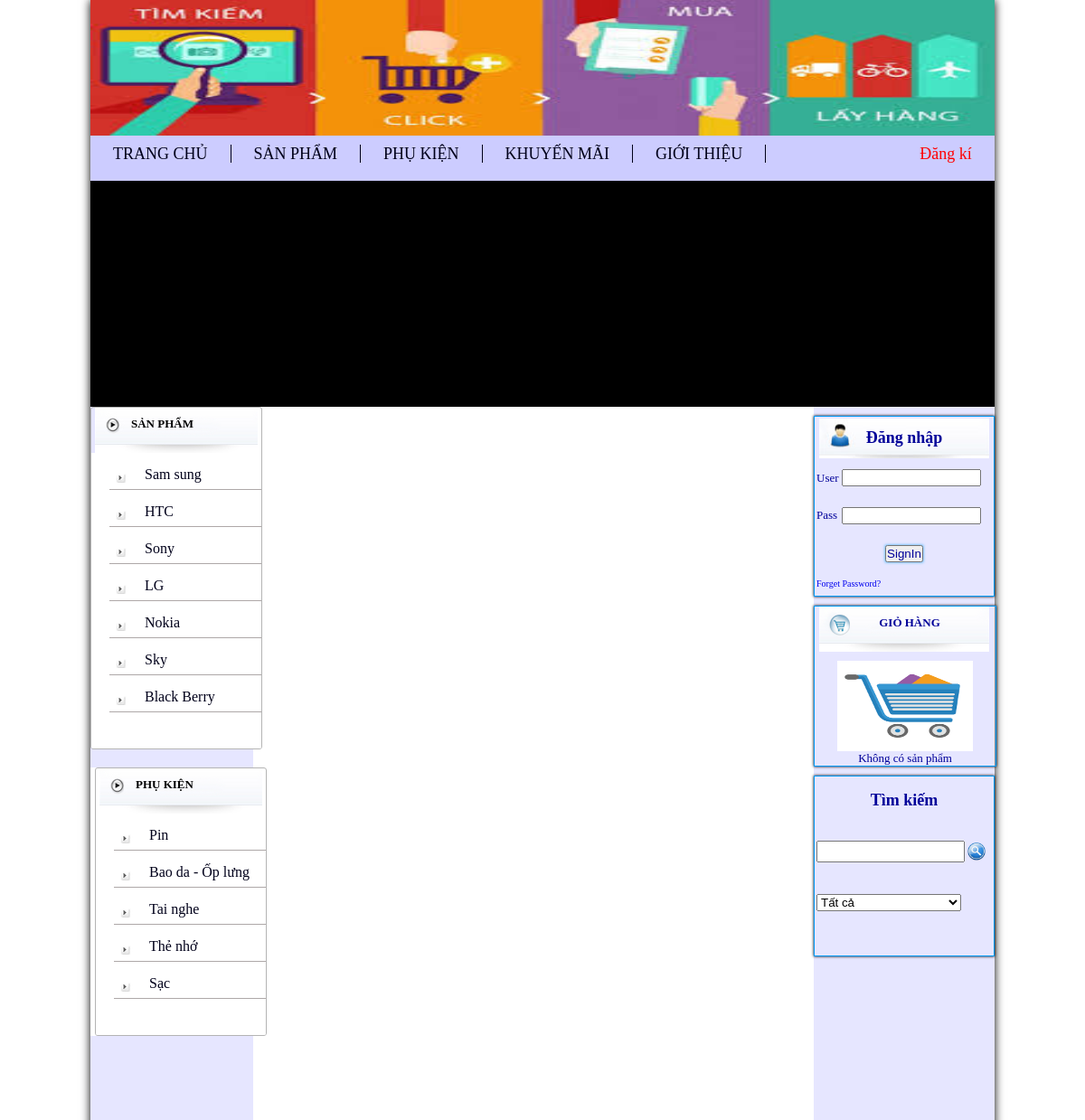
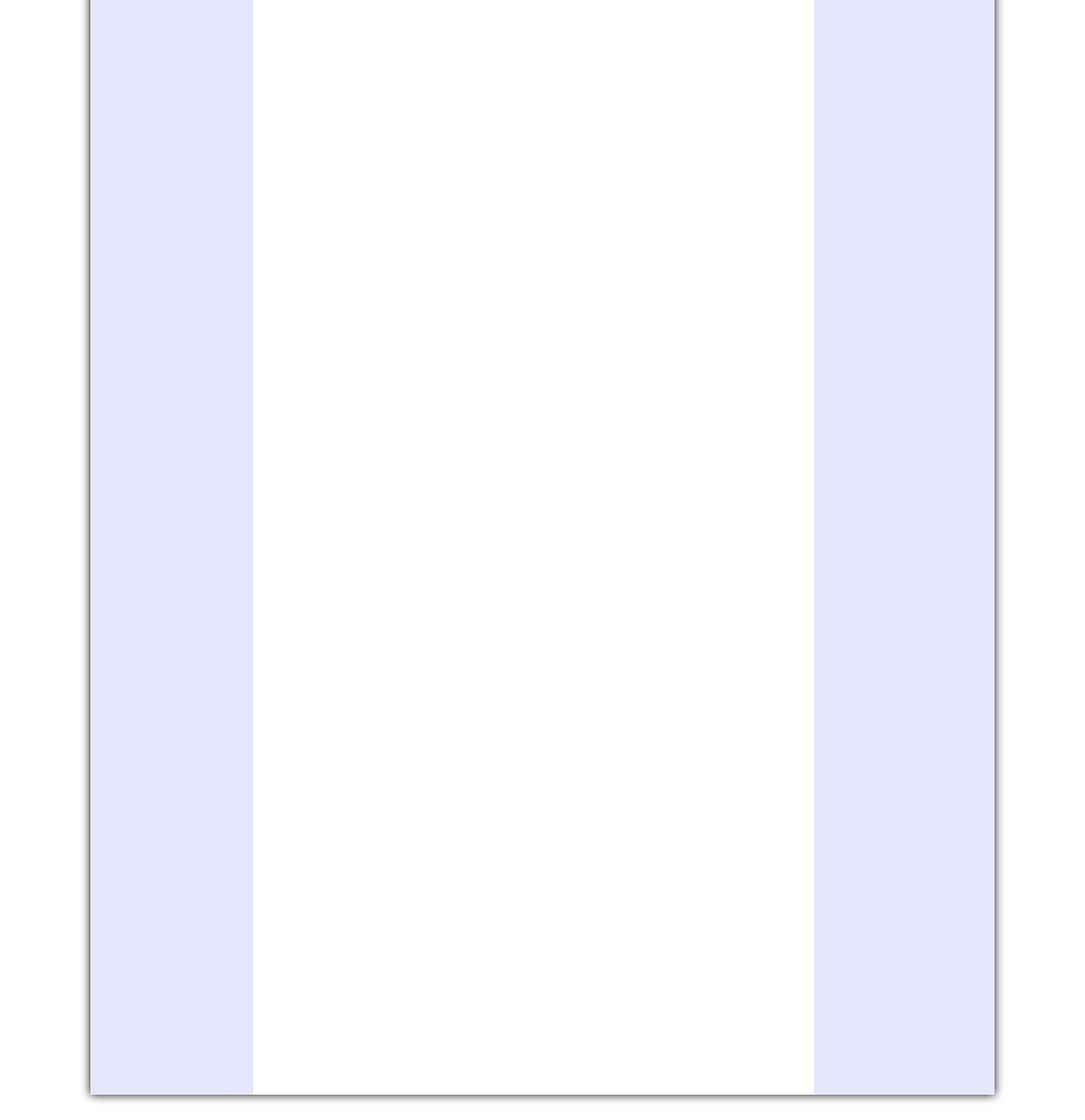
Page /index.php?content=chitietsp&idsp=9 on the committed database (2 pictures, top to bottom).
### tables this page shows
CREATE TABLE IF NOT EXISTS `danhmuc` (
`madm` int(11) NOT NULL,
  `tendm` varchar(50) NOT NULL,
  `dequi` int(11) NOT NULL
);

### include/menu_left_old.php (the view)
<div id="danhmucsp">
<div class="center">
<h4>SẢN PHẨM</h4>
<?php
    $sql="select * from danhmuc where dequi=1";
    $result=mysqli_query($conn,$sql);
    ?>
<ul>
<?php
    while($row=mysqli_fetch_assoc($result))
    {
        ?>
<li><a href="index.php?madm=<?php echo $row['madm'] ?>"><?php echo $row["tendm"];?></a></li>
<?php } ?>
</ul>
</div>
</div>
<div id="phukien">
<div class="center">
<h4> PHỤ KIỆN</h4>
<?php
    $sql="select * from danhmuc where dequi=2";
    $result=mysqli_query($conn,$sql);
    ?>
<ul>
<?php
    while($row=mysqli_fetch_assoc($result))
    {
        ?>
<li><a href="index.php?madm=<?php echo $row['madm'] ?>"><?php echo $row["tendm"];?></a></li>
<?php } ?>
</ul>
</div>
</div>

### index.php (shortened to what this page needs)
<?php
include ("connect/connect.php"); ?>
<!DOCTYPE html PUBLIC "-//W3C//DTD XHTML 1.0 Transitional//EN" "http://www.w3.org/TR/xhtml1/DTD/xhtml1-transitional.dtd">
<html xmlns="http://www.w3.org/1999/xhtml">
<head>
<html xmlns:fb="http://ogp.me/ns/fb#">
<link rel="stylesheet" style="style/sheet" href="css/index.css">
<link rel="stylesheet" style="style/sheet" href="slide/engine/style.css">
<html>
	<head>
		<link rel="stylesheet" type="text/css" href="css/style.css">
	</head>
	<body>
		<div id="banner">
			<img src="images/download.jpeg">
		</div>
		<div id="menu_top" style="padding-bottom:0px;">
			<ul>
				<li><a href="index.php" title="TRANG CHỦ">TRANG CHỦ</a></li>
				<li><a href="index.php?content=product" title="SẢN PHẨM">SẢN PHẨM</a></li>
				<li><a href="index.php?content=accessories" title="PHỤ KIỆN">PHỤ KIỆN</a></li>
				<li><a href="index.php?content=khuyenmai" title="KHUYẾN MÃI">KHUYẾN MÃI</a></li>
				<li><a href="index.php?content=intro" title="GIỚI THIỆU">GIỚI THIỆU</a></li>
				<li id="signIn">
					<?php
					if(isset($_SESSION['username'])){
					?>
						<a href="log_out.php" title="Loging Out" style="color:#ff0000;padding-left: 150px;border-right: hidden;"><?php echo("Log out")?></a>
						<?php
						}
					else {
						$string_1="1";?>
						<a href="index.php?content=dangky" title="Đăng kí" style="color: #ff0000;padding-left: 150px;border-right: hidden;"><?php echo("Đăng kí")?></a>
					<?php }?>
				</li>
			</ul>
		</div>
		<div id="slide" style="width: 100%; height: 250px; float: left; background-color: black;">
		</div>
		<div id="menu">
			<div id="menu_left">
				<?php
					include("include/menu_left_old.php");
				 ?>
				</div>
			<div id ="main" style="width: 600px;">
			 </div>
			<div id="menu_right">
				<?php
					include("include/menu_right.php");
				 ?>
			</div>
</div>
	</body>
</html>

### include/menu_right.php (shortened to what this page needs)
<?php
					if(isset($_SESSION['username'])){
						?>
						<div>
							<table style="width: 100%;height: 100px;">
							<tr style="height: 40px;"><td id="tieudedangnhap" style="color: #000099;font-size: 18px;font-weight: bold;text-align: center;">
							Đăng nhập</td></tr>
							<tr><td><span id="xinchao"><p>Xin chào: <span style="color: #ff0000;text-align: center;">
								<?php if($_SESSION['phanquyen'] == 0) :?> <a href = "admin/admin.php"><?php echo ($_SESSION['username'])?></a><?php else :?> <?php echo ($_SESSION['username']) ?>
								<?php endif; ?>  </span></p></span></td></tr>
							</table>
						</div>
					<?php }
					else {?>
						<div id="loginform">
					<form action="dangnhap.php" method="post">
						<table>
							<tr>
							<th id="tieudedangnhap" style="color: #000099;font-size: 18px;" colspan="2" >Đăng nhập </th>
							</tr>
							<tr id="user">
								<td>User</td>
								<td><input type="text" name="user"></td>
							</tr>
							<tr id="password">
								<td>Pass</td>
								<td><input type="password" name="pass"></td>
							</tr>
							<tr id="btnlogin">
								<td colspan="2" align="center"><input style="color:#000099;" id="submit" type="submit" name="login" value="SignIn"></td>
							</tr>
							<tr id="forgetPass">
								<td colspan="2" ><a href="#"> Forget Password?</a></td>
							</tr>
						</table>
					</form>
				</div><?php
					}
				 ?>
				 <div id="gio_hang">
					<div class="center1">
						<h4>GIỎ HÀNG</h4>
							<a href="index.php?content=cart"><img src="images/cart.png" title="Vào giỏ hàng" width="150" height="100px"></a>
							<?php
								if(isset($_SESSION['cart']))
								$count=count($_SESSION['cart']);
								else $count=0;
								if($count==0){
							?>
							<p>Không có sản phẩm</p>
							<?php } ?>
					</div>
				</div>
				<div id="searchform">
					<form action="index.php?content=timkiem" method="get">
						<table style="height: 150;">
							<tr style="height: 10px;padding-bottom: 2px;">
								<th style="color: #000099;font-size: 18px;padding-top: 0px;padding-bottom: 0px;height: 10px;" colspan="2" >Tìm kiếm </th>
							</tr>
							<tr style="height: 15px;">
								<td style="padding-right: 0px; width: 25px;" id="Search"><input type="input" name="txt_input"></td>
								<td><button style="width: 22px; height: 22px;padding-left: 0px ; border:0; background-color: #e6e6ff;" ID="Timkiem">
									<img src="images/find.png"></button>
								</td>
							</tr>
							<tr>
								<td style="height: 22px;" colspan="2">
                        <select style="width: 160px;" name="gia">
							<option value="0">Tất cả</option>
						</select>
								</td>
							</tr>
							<tr style="height: 12px;">
							</tr>
						</table>
					</form>
				</div>

### admin/css/index.css (style rules this page uses)
* { margin:0; padding:0; }
table { margin: 0; padding: 0; text-indent:0; }
body { font-family:tahoma; }
a { text-decoration:none; }
ul li { list-style:none; }
.center { width:188px; height: auto; overflow:hidden; border:1px solid #b4b4b4; margin:auto; border-radius:3px; }
.center h4 { background:url(../img/tiedeleft.png) no-repeat; width:188px; height:40px; margin:auto; padding-top:10px; text-indent:40px; }
.center ul { width:100%; height:auto; overflow:hidden; background:#ffffff; padding-bottom:40px; }
.center ul li { padding:10px 0px 10px 0px; height:15px; width:100%;border-bottom:1px solid #aea8a8; }
.center ul li a { color:blue; float:left; padding-left:19px; }
#phukien { width:200px; height:auto; overflow:hidden; background:#ffffff; margin-top:20px; }

### css/style.css (style rules this page uses)
body { font-family: tahoma; font-size: 13px; width: 1000px; height: 2450px; margin:auto; box-shadow: 0px 0px 10px rgba(0, 0, 0, 10); }
#banner { width:1000px; height:150px; margin-left: 0px; margin-right: 0px; clear: both; }
#banner img { height: 100%; width: 100%; }
#menu_top { background: #ccccff; width: 1000px; height: 50px; }
#menu_top ul { margin:0px; padding: 0px; padding-bottom: 10px; padding-top: 10px; float: left; }
#menu_top ul li { list-style: none; display: block; float: left; font-size: 18px; }
#menu_top ul li a { text-decoration: none; color: #00001a; border-right: 1px solid #00001a; padding: 0px 25px 0px 25px; }
#signIn { padding-left: 20px; }
#menu { height: 100%; }
#menu_left { background: #e6e6ff; width: 180px; height: 2000px; float: left; }
#menu_left div ul { padding-left: 20px; }
#menu_left div ul li { list-style: none; margin-left: 0px; margin-top: 5px; padding-left: 20px; background-image: url("../images/muitennho.png"); background-repeat: no-repeat; background-position: 3% 70%; }
#menu_left div ul li a { font-size: 16px; color: #00001a; text-decoration: none; }
.center h4 { background:url(../images/tiedeleft.png) no-repeat; width:180px; height:40px; margin:auto; padding-top:10px; text-indent:40px; }
#main { float:left; width: auto; height: 2000px; background-color: #ffff; margin-left:20px; padding-top: 0px; }
#menu_right { background: #e6e6ff;; width: 200px; height: 2000px; float: right; }
#menu_right #loginform form { width: 200px; height: 200px; }
#menu_right table { width: 200px; height: 200px; border: 1px solid #0099ff; box-shadow: 0px 0px 3px rgba(0, 0, 0, 10); color: #000099; margin-top: 10px; }
#tieudedangnhap { background-image: url("../images/tieudedangnhap.jpg"); background-repeat: no-repeat; background-position: 50% 10%; }
#user td input { width: 150px; }
#password td input { width: 150px; }
#submit { box-shadow: 0px 0px 3px #33adff; }
#forgetPass td a { font-size: 10px; }
#Search input { width: 160px; height: 20px; margin: 0px; padding: 0px; }
#Timkiem { width: 50px; height: 15px; margin: 0px; padding: 0px; }
#Timkiem img { width: 20px; height: 20px; padding: 0px; margin: 0px; }
#menu_right #gio_hang { width: 200px; height: auto; border: 1px solid #0099ff; box-shadow: 0px 0px 3px rgba(0, 0, 0, 10); color: #000099; margin-top: 10px; text-align: center; margin-top: 10px; }
#gio_hang img { align-self: center; }
#gio_hang h4 { background:url(../images/tieudegiohang.png) no-repeat; margin-left: 5px; width:200px; height:50px; padding-top:10px; }

### rows in the picture
danhmuc: tendm "Sam sung"
danhmuc: tendm "HTC"
danhmuc: tendm "Sony"
danhmuc: tendm "LG"
danhmuc: tendm "Nokia"
danhmuc: tendm "Sky"
danhmuc: tendm "Black Berry"
danhmuc: tendm "Pin"
danhmuc: tendm "Bao da - Ốp lưng"
danhmuc: tendm "Tai nghe"
danhmuc: tendm "Thẻ nhớ"
danhmuc: tendm "Sạc"
